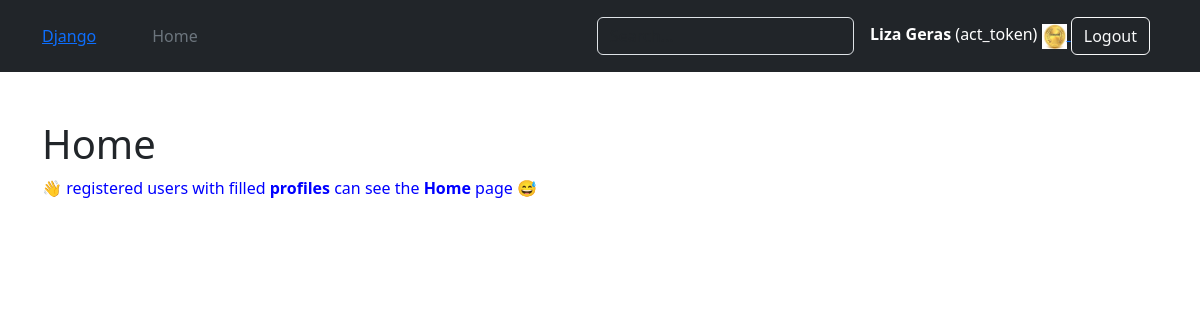
Page /accounts/ (signed in) on the committed database.
### accounts/models.py (models this page shows, shortened)
class User(AbstractUser):
    username = models.CharField(
        max_length=30, unique=True, validators=[validate_username]
    )
    email = models.EmailField(unique=True, max_length=255)
    first_name = models.CharField(max_length=50, validators=[validate_name])
    last_name = models.CharField(max_length=50, validators=[validate_name])
    USERNAME_FIELD = "email"
    REQUIRED_FIELDS = ["username", "first_name", "last_name"]
    objects = CustomUserManager()

class Profile(models.Model):
    GENDER_CHOICES = (("m", "Male"), ("f", "Female"))
    user = models.OneToOneField(User, on_delete=models.CASCADE, related_name="profile")
    avatar = models.ImageField(upload_to='uploads/%Y/%m/%d/')
    gender = models.CharField(max_length=6, choices=GENDER_CHOICES)
    date_of_birth = models.DateField(validators=[validate_birth_date])
    info = models.CharField(max_length=255)

### accounts/views.py (the view)
# urls.py: path('', views.home_view, name='home'),
@login_required
def home_view(request: HttpRequest) -> HttpResponse:
    return render(request, "home.html")

### templates/home.html (shortened to what this page needs)
{% extends 'base/_base.html' %}
{% block content %}
  <h1>Home</h1>
    <p style="color: blue">&#128075; registered users with filled <b>profiles</b> can see the <b>Home</b> page &#128517;</p>
{% endblock %}

### templates/base/nav/header.html (shortened to what this page needs)
<header class="p-3 text-bg-dark">
    <div class="container">
        <div class="d-flex flex-wrap align-items-center justify-content-center justify-content-lg-start">
            <a href="/static" class="d-flex align-items-center mb-2 mb-lg-0 text-white text-decoration-none">
                <a class="logo" href="https://www.djangoproject.com/">Django</a>
                <svg class="bi me-2" width="40" height="32" role="img" aria-label="Bootstrap">
                    <use xlink:href="#bootstrap"></use>
                </svg>
            </a>
            <ul class="nav col-12 col-lg-auto me-lg-auto mb-2 justify-content-center mb-md-0">
                <li><a href="{% url "accounts:home" %}" class="nav-link px-2 text-secondary">Home</a></li>
            </ul>
            <form class="col-12 col-lg-auto mb-3 mb-lg-0 me-lg-3" role="search">
                <input type="search" class="form-control form-control-dark text-bg-dark" placeholder="Search..."
                       aria-label="Search">
            </form>
            <div class="text-end">
                {% if request.user.is_authenticated %}
                    <span><b>{{ request.user.get_full_name }}</b> ({{ request.user.username }})</span>
                    {% if request.user.profile %}
                        <a href="{% url 'accounts:profile' %}">
                            <img src="{{ request.user.profile.avatar.url }}"
                                 alt="{{ request.user.username }}'s avatar"
                                 width="25" height="25">
                        </a>
                    {% endif %}
                    <a class="text-decoration-none" href="{% url "accounts:logout" %}">
                        <button type="button" class="btn btn-outline-light me-2">Logout</button>
                    </a>
                {% endif %}
            </div>
        </div>
    </div>
</header>

### rows in the picture
User: user.get_full_name "Liza Geras", user.username "act_token", user.profile.avatar (picture)
